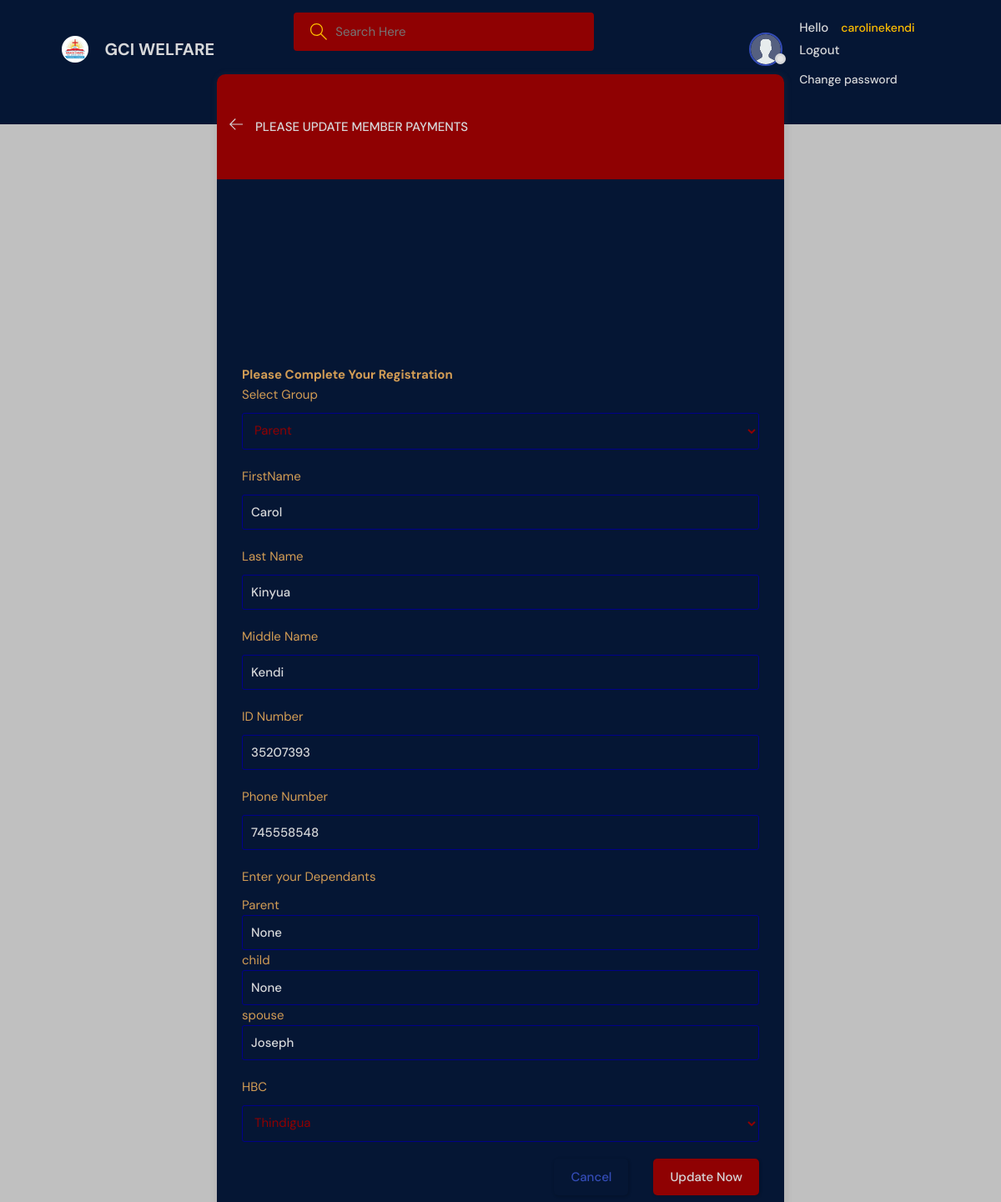
/updateRoom/62/ (signed in), run on the app's committed database.
### web/models.py (models this page shows, shortened)
class room(models.Model):
    host=models.ForeignKey(User, on_delete=models.SET_NULL, null=True)
    topic=models.ForeignKey(topic, on_delete=models.SET_NULL, null=True)
    Firstname = models.CharField(null=True, blank=True, max_length=200)
    name=models.CharField(max_length=255)
    lastName = models.CharField(null=True, blank=True, max_length=200)
    Email = models.EmailField(null=True, blank=True, max_length=200)
    phone = models.CharField(null=True, blank=True, max_length=200)
    identity= models.CharField(null=True, blank=True, max_length=255)
    KANGOYA = 'KANGOYA'
    KASPHAT = 'KASPHAT'
    NGARA = 'NGARA'
    GRACE_FAMILY= 'GRACE_FAMILY'
    WHITE_HOUSE = 'WHITE_HOUSE'
    KASARANI= 'KASARANI'
    KIKUYU = 'KIKUYU'
    KENYATTA = 'KENYATTA'
    MUCATHA = 'MUCATHA'
    TRUTH_SEEKERS = 'TRUTH_SEEKERS'
    RUIRU = 'RUIRU'
    GACHIE = 'GACHIE'
    SHAMMAH = 'SHAMMAH'
    THINDIGUA = 'THINDIGUA'
    MOMBASA_RD = 'MOMBASA_RD'
    JAMHURI = 'JAMHURU'
    KAHAWA = 'KAHAWA'
    BLOOM_HILL_KAWAIDA = 'BLOOM_HILL_KAWAIDA'
    THIKA= 'THIKA'
    JUJA= 'JUJA'
    CHOICES = [
        (KANGOYA,'Kangoya'),
        (KASPHAT,'Kasphat'),
        (NGARA,'Ngara'),
        (GRACE_FAMILY ,'Grace_family'),
        (WHITE_HOUSE,'White_house'),
        (KASARANI,'Kasarani'),
        (KIKUYU ,'Kikuyu'),
        (KENYATTA, 'Kenyatta'),
        (MUCATHA ,'Mucatha'),
        (TRUTH_SEEKERS ,'Truth_seekers'),
        (RUIRU ,'Ruiru'),
        (GACHIE ,'Gachie'),
        (SHAMMAH,'Shammah'),
        (THINDIGUA ,'Thindigua'),
        (MOMBASA_RD,'Mombasa_rd'),
        (JAMHURI,'Jamhuri'),
        (KAHAWA,'Kahawa'),
        (BLOOM_HILL_KAWAIDA,'Bloom_hill_kawaida'),
        (THIKA,'Thika'),
        (JUJA,'juja'),
    ]
    HBC = models.CharField(null=True, blank=True, max_length=100)
    choice = models.CharField(
        max_length=100,
        choices=CHOICES,
        default=KANGOYA,
    )
    Parent = models.CharField(null=True, blank=True, max_length=200)
    Child = models.CharField(null=True, blank=True, max_length=200)
    Spouse = models.CharField(null=True, blank=True, max_length=200)
    description=models.TextField(null=True, blank=True)
    updated=models.DateTimeField(auto_now=True)
    created=models.DateTimeField(auto_now_add=True)
    class Meta:
        ordering = ['-updated', '-created']

### web/views.py (the view)
# urls.py: path('updateRoom/<str:pk>/', views.updateRoom, name='updateRoom'),
@require_http_methods(["GET", "POST"])
@login_required(login_url='/login')
def updateRoom(request, pk):
    update = room.objects.get(id=pk)
    form=RoomForm(instance=update)
    if request.user != update.host:
        return HttpResponse('You are not allowed here')
    if request.method == 'POST':
        form=RoomForm(request.POST, instance=update)
        if form.is_valid():
            form.save()
            return redirect('home')
    context= {'update' : update, 'form' : form}
    return render(request, 'web/room_form.html', context)

### web/forms.py
class RoomForm(ModelForm):
    class Meta:
        model=room
        fields='__all__'
        exclude = ['host']

### web/models.py (called while the page is built)
    def __str__(self):
        return self.name

### web/templates/web/room_form.html (shortened to what this page needs)
{% extends 'main.html'%}
        {% block content %}
        <br><br>
        <main class="create-room layout">
          <div class="container">
            <div class="layout__box">
              <div class="layout__boxHeader">
                <div class="layout__boxTitle">
                  <a href="index.html">
                    <svg version="1.1" xmlns="http://www.w3.org/2000/svg" width="32" height="32" viewBox="0 0 32 32">
                      <title>arrow-left</title>
                      <path
                        d="M13.723 2.286l-13.723 13.714 13.719 13.714 1.616-1.611-10.96-10.96h27.625v-2.286h-27.625l10.965-10.965-1.616-1.607z">
                      </path>
                    </svg>
                  </a>
                  <h3>Please Update Member Payments</h3>
            <br><br>  <br> <br>
          </div>
        </div>
        <br> <br> <br>
        <div class="layout__body">
          <br><br><br><br><br>
          <h3>Please Complete Your Registration</h3>
          <form method="post" action="">
            <div class="form__group">
              <form method="post" action="">
              <label for="room_topic">Select Group</label>
                  {{form.topic}}
            </div>
            <div class="form__group">
              <label for="room_topic">FirstName</label>
                  {{form.Firstname}}
            </div>
            <div class="form__group">
              <label for="room_topic">Last Name</label>
                  {{form.name}}
            </div>
            <div class="form__group">
              <label for="room_topic">Middle Name</label>
                  {{form.lastName}}
            </div>
            <div class="form__group">
              <label for="room_topic">ID Number</label>
                  {{form.identity}}
            </div>
            <div class="form__group">
              <label for="room_topic">Phone Number</label>
                  {{form.phone}}
            </div>
            <div class="form__group">
              <label for="room_topic">Enter your Dependants</label>
                 Parent {{form.Parent}}
                  child{{form.Child}}
                  spouse{{form.Spouse}}
            </div>
            <div class="form__group" >
              <label for="room_topic" aria-required="true">HBC</label>
                  {{form.choice}}
            </div>
            <div class="form__action">
              <a class="btn btn--primary" href="{% url 'home' %}">Cancel</a>
              <button class="btn btn--main" input type="submit" value="submit">Update Now</button>
            </div>
          </form>
        </div>
      </div>
  </main>
{% endblock content%}

### templates/main.html (shortened to what this page needs)
<!DOCTYPE html>
{%load static%}
<html lang="en">
  <head>
    <link rel="stylesheet" type="text/css" media="screen" href="{% static 'style/style.css' %}" />
  </head>
  <body>
    <header class="header header--loggedIn">
      <div class="container">
        <a href="/" class="header__logo">
          <img src="{% static 'images/logo.png'%}" />
          <h1>GCI WELFARE</h1>
        </a>
        <form class="header__search" method="get" action="{% url 'home' %}">
          <label>
            <input type="text" name="q" placeholder="Search Here"/>
          </label>
        </form>
        <nav class="header__menu">
          {% if request.user.is_authenticated %}
          <div class="header__user">
            <a href="{% url 'createRoom' %}">
              <div class="avatar avatar--medium active">
                <img src="{% static 'images/avatar.svg'%}" />
              </div>
              <p>Hello<span>{{request.user}}</span>
                <br><br>
                <span><a href="{% url 'logout' %}">Logout</a></span>
                <br>
                <span><a href="{% url 'password_change'%}">Change password</a></span>
                {% else %}
                <span><a href="{% url 'login' %}">login/register</a></span>
              </p>
            </a>
            {% endif %}
          </div>
    </nav>
    </div>
    </header>
   <header class="header header--loggedIn">
      {% include 'nav.html' %}
      {% block content %}
      {% endblock %}

### static/style/style.css (style rules this page uses)
:root { --color-main: #344CB7; --color-main-light: #577BC1; --color-dark: #D7D8DA; --color-dark-medium: #00008B; --color-dark-light: #00008B; --color-light: #8f0102; --color-gray: #ffbf00; --color-light-gray: #D39D55; --color-bg: #051634; --color-success: #e5e5e5; --color-error: #C0C0C0; --color-black:#000000; }
* { font-family: "DM Sans", -apple-system, BlinkMacSystemFont, "Segoe UI", Roboto, Oxygen, Ubuntu, Cantarell, "Open Sans", "Helvetica Neue", sans-serif; margin: 0; padding: 0; box-sizing: border-box; text-rendering: optimizeLegibility; font-size: inherit; }
html { font-size: 56.25%; }
@media only screen and (min-width: 1200px) { html { font-size: 62.5%; } }
body { line-height: 1.6; font-weight: 400; font-size: 1.5rem; color: var(--color-light-gray); background-color: var(--color-error); min-height: 100vh; }
img { width: 100%; }
a { display: inline-block; color: var(--color-main); text-decoration: none; }
.container { max-width: 120rem; width: 90%; margin: auto; }
.btn { background-color: transparent; border: none; display: inline-flex; align-items: center; gap: 1rem; cursor: pointer; transition: all ease-in-out 0.3s; padding: 1rem 2rem; border-radius: 5px; box-shadow: 1px 1px 3px 1px rgba(0, 0, 0, 0.15); font-weight: 500; }
.btn--main { background-color: var(--color-light); color: var(--color-dark); }
.avatar { position: relative; display: inline-block; border-radius: 50%; border: 2px solid var(--color-main); }
.avatar img { display: block; border-radius: 50%; object-fit: cover; object-position: center; }
.avatar::after { content: ""; display: block; position: absolute; background-color: var(--color-gray); z-index: 111; border-radius: 50%; border: 0.3rem solid var(--color-dark); }
.avatar.active::after { background-color: var(--color-success); }
.avatar.avatar--medium img { width: 3.6rem; height: 3.6rem; border-radius: 50%; }
.avatar.avatar--medium:after { width: 0.7rem; height: 0.7rem; bottom: 0px; right: -6px; }
.header { padding: 1.5rem; background-color: var(--color-bg); }
.header > .container { display: flex; gap: 9.5rem; }
.header__logo, .header__user { display: flex; gap: 2rem; align-items: center; }
.header__logo > img { height: 3.2rem; width: 3.2rem; }
.header__logo > h1 { font-weight: 700; font-size: 2rem; color: var(--color-dark); }
.header__search > label { background-color: var(--color-light); padding: 1.3rem 1rem; display: flex; align-items: center; gap: 1rem; border-radius: 4px; }
.header__search svg { fill: var(--color-gray); width: 2rem; height: 2rem; margin-left: 1rem; }
.header__search input { width: 30rem; background: transparent; border: none; outline: none; color: var(--color-dark); }
.header__menu { margin-left: auto; position: relative; }
.header__menu a { display: flex; gap: 1.5rem; align-items: center; font-weight: 500; text-decoration: none; color: var(--color-dark); }
.header__menu img { height: 3.6rem; }
.header__menu p { line-height: 1.2; }
.header__menu span { color: var(--color-gray); font-weight: 500; font-size: 1.4rem; display: block; }
.layout { margin-top: 2.4rem; }
.layout > .container { display: flex; justify-content: space-between; align-items: flex-start; }
.layout__box { width: 90%; max-width: 48rem; min-height: 40rem; position: absolute; top: 50%; left: 50%; transform: translate(-50%, -46%); background-color: var(--color-bg); border-radius: 1rem; box-shadow: 1px 1px 6px 3px rgba(88, 78, 78, 0.1); overflow: hidden; }
.layout__boxHeader { display: flex; padding: 1.5rem; background-color: var(--color-light); }
.layout__boxTitle { display: flex; gap: 1.5rem; align-items: center; }
.layout__boxTitle h3 { text-transform: uppercase; font-weight: 500; color: var(--color-dark); }
.layout__boxTitle svg { width: 1.6rem; height: 1.6rem; fill: var(--color-dark); }
.layout__body { margin: 3rem; }
.form__group { margin-bottom: 2rem; width: 100%; }
.form__group label { display: block; font-size: 1.5rem; margin-bottom: 1rem; }
.form__group input, .form__group textarea, .form__group select { background: transparent; border: 1px solid var(--color-dark-light); padding: 1rem; border-radius: 3px; width: 100%; color: var(--color-dark); font-weight: 500; outline: none; }
.form__group select { color: var(--color-light); font-weight: 400; }
.form__group select option { background-color: var(--color-dark); color: var(--color-light); padding: 0 10rem; }
.form__action { display: flex; justify-content: flex-end; gap: 3rem; }
.create-room.layout .layout__box { max-width: 68rem; }

### data on the page
room: topic "Parent", Firstname "Carol", name "Kinyua", lastName "Kendi", identity "35207393", phone "745558548", Parent "None", Child "None", Spouse "Joseph", choice "Thindigua"

### other printed values
{{ request.user }} "carolinekendi"
